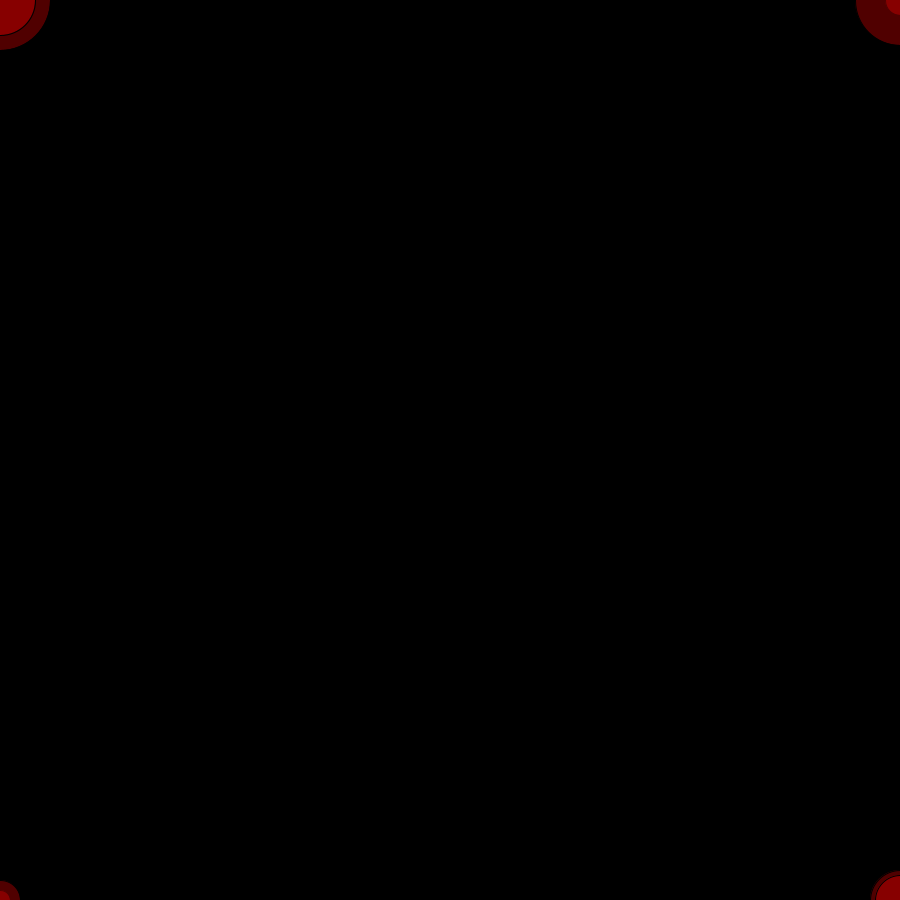
Frame 1 (no input)
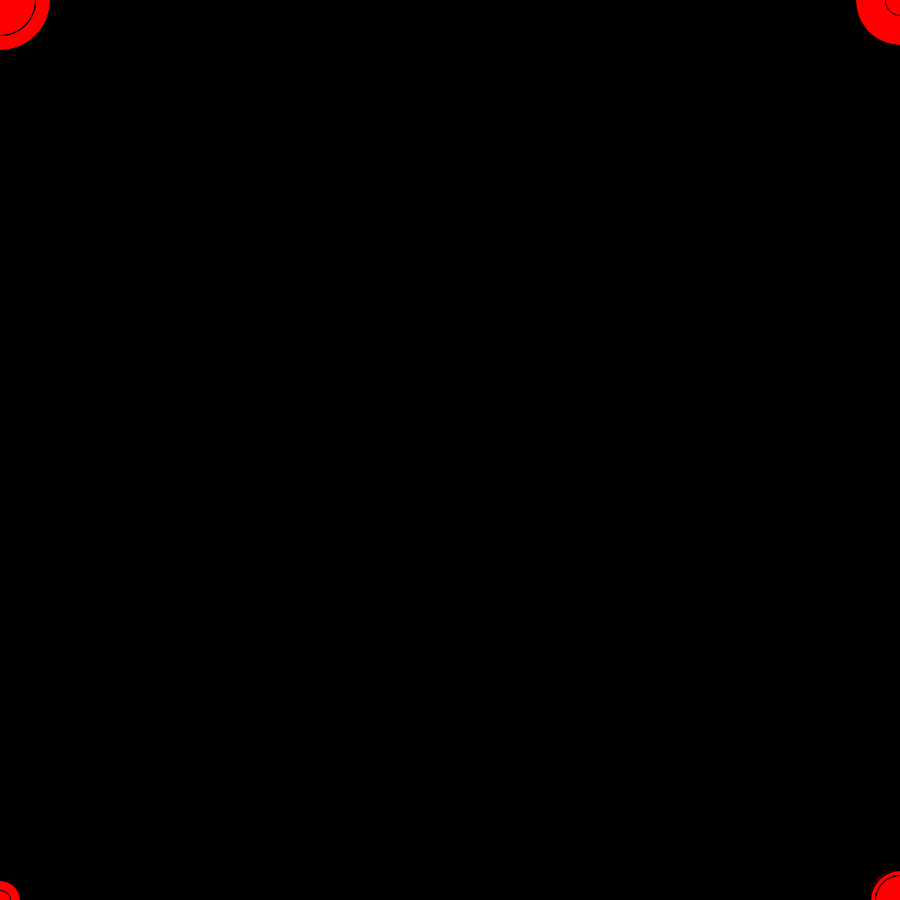
Frame 60 (the mouse pressed at the canvas centre just before this capture)
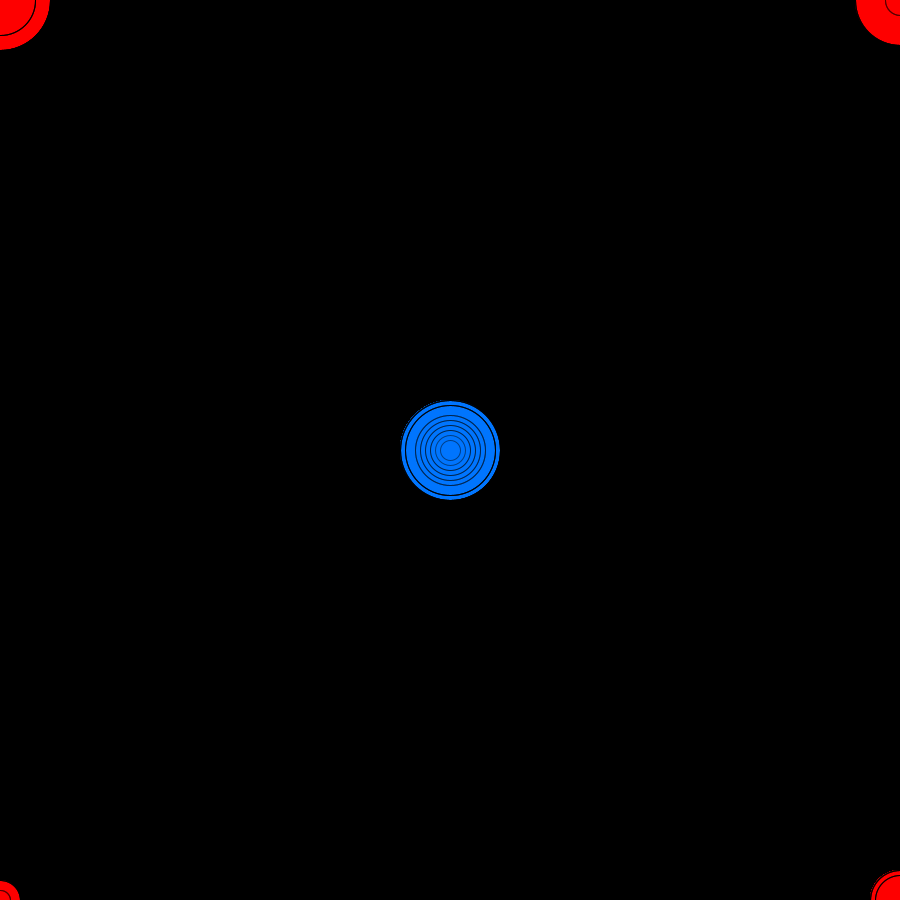
Frame 120 (the mouse held since frame 60 and released just before this capture)

The Processing sketch that drew these frames (run headless with seeded random() and noise(); from frame 60 on, the mouse is pressed at the canvas centre):

// Processing sketch: processing_136368
// ── processing_136368.pde

void setup() {
  //size of window
  size(900, 900);
  //color mode
  colorMode(HSB);
  //change background color
  background(0);
}

void draw() {
  //color spit out by mouse into circles
  fill(mouseX/3, 255, 255, 80);
  //size of dots
  ellipse(mouseX, mouseY, 100, 100);
  ellipse(mouseY, mouseX, 70, 70);
  ellipse(height-mouseY, width-mouseX, 60, 60);
  ellipse(width-mouseX, height-mouseY, 50, 50);
  ellipse(height-mouseY, mouseX, 30, 30);
  ellipse(mouseX, height-mouseY, 20, 20);
  ellipse(mouseY, width-mouseX, 40, 40);
  ellipse(width-mouseX, mouseY, 90, 90);
}
